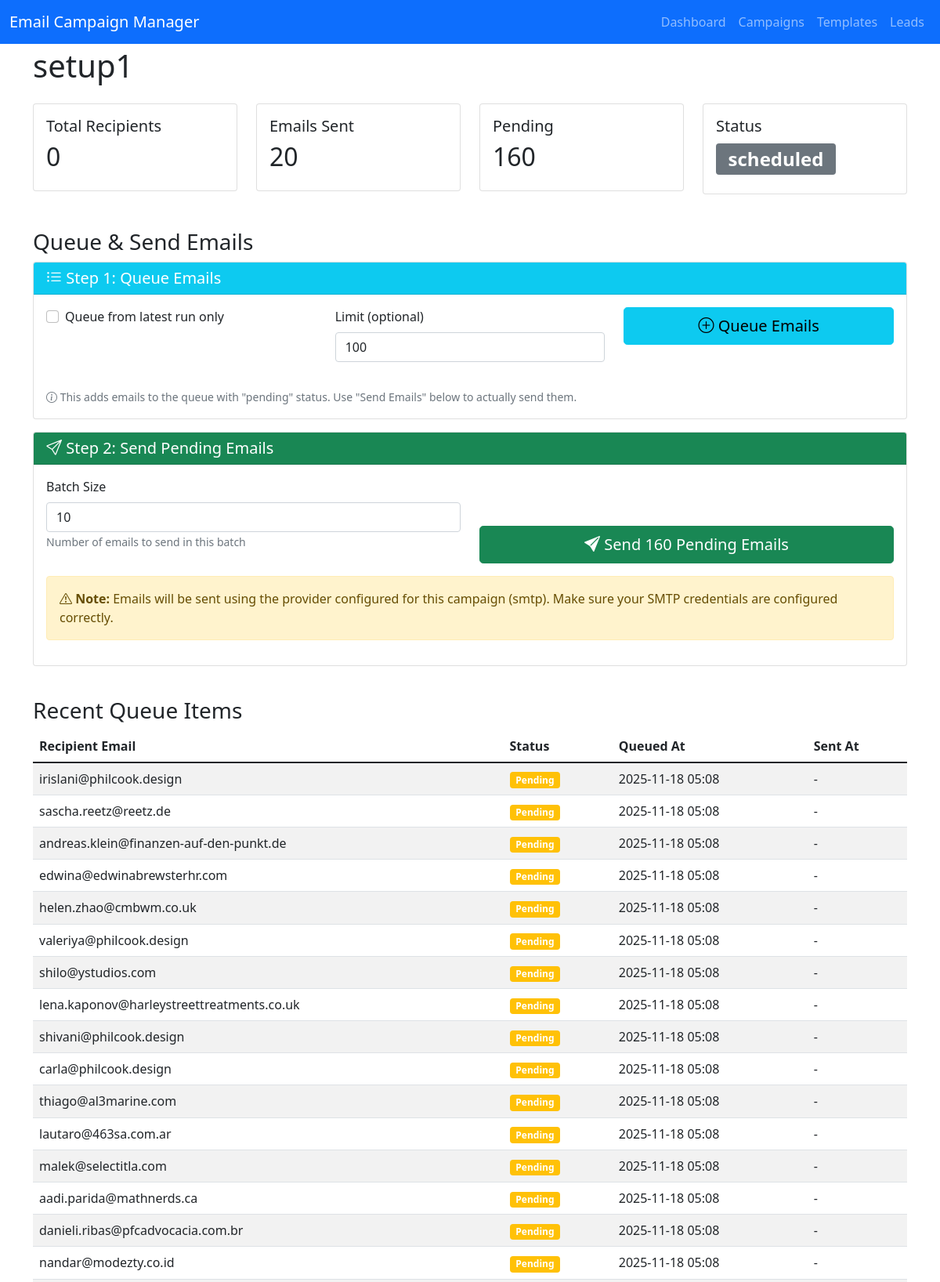
Page /campaigns/1 (upper part) on the committed database.
### database/models/email_campaigns.py (models this page shows, shortened)
class EmailCampaign(BaseModel):
    __tablename__ = 'email_campaigns'
    name = Column(String(255), nullable=False)
    description = Column(Text, nullable=True)
    status = Column(String(50), nullable=False, default='draft', index=True)
    template_id = Column(Integer, ForeignKey('email_templates.id'), nullable=True)
    template = relationship('EmailTemplate', back_populates='campaigns', foreign_keys=[template_id])
    target_filters = Column(JSON, nullable=True)  # e.g., {"country": "India", "source": "apify"}
    scheduled_at = Column(DateTime, nullable=True)
    started_at = Column(DateTime, nullable=True)
    completed_at = Column(DateTime, nullable=True)
    follow_up_enabled = Column(Boolean, default=False)
    follow_up_delay_days = Column(Integer, default=3)  # Days after initial email
    follow_up_template_id = Column(Integer, ForeignKey('email_templates.id'), nullable=True)
    sender_name = Column(String(255), nullable=True)
    sender_email = Column(String(255), nullable=True)
    reply_to = Column(String(255), nullable=True)
    email_provider = Column(String(50), nullable=False, default='smtp')  # smtp, sendgrid, aws_ses
    smtp_host = Column(String(255), nullable=True)
    smtp_port = Column(Integer, nullable=True)
    smtp_username = Column(String(255), nullable=True)
    smtp_password = Column(String(255), nullable=True)  # Should be encrypted in production
    attachments = Column(JSON, nullable=True)
    total_recipients = Column(Integer, default=0)
    emails_sent = Column(Integer, default=0)
    emails_delivered = Column(Integer, default=0)
    emails_opened = Column(Integer, default=0)
    emails_clicked = Column(Integer, default=0)
    emails_failed = Column(Integer, default=0)
    emails_bounced = Column(Integer, default=0)
    emails_replied = Column(Integer, default=0)
    send_rate_limit = Column(Integer, default=100)  # Emails per hour
    meta_data = Column('metadata', JSON, nullable=True)  # Using 'metadata' as DB column name, 'meta_data' as Python attr
    queue_items = relationship('EmailQueue', back_populates='campaign', cascade='all, delete-orphan')
    tracking_events = relationship('EmailTracking', back_populates='campaign')

### database/models/email_queue.py (models this page shows, shortened)
class EmailQueue(BaseModel):
    __tablename__ = 'email_queue'
    campaign_id = Column(Integer, ForeignKey('email_campaigns.id'), nullable=False, index=True)
    campaign = relationship('EmailCampaign', back_populates='queue_items')
    lead_id = Column(Integer, ForeignKey('sales_leads.id'), nullable=False, index=True)
    lead = relationship('SalesLead')
    recipient_email = Column(String(255), nullable=False, index=True)
    recipient_name = Column(String(255), nullable=True)
    sender_email = Column(String(255), nullable=False)
    sender_name = Column(String(255), nullable=True)
    subject = Column(String(500), nullable=False)
    body_html = Column(Text, nullable=True)
    body_text = Column(Text, nullable=False)
    scheduled_at = Column(DateTime, nullable=False, default=datetime.utcnow, index=True)
    sent_at = Column(DateTime, nullable=True)
    status = Column(String(50), nullable=False, default='pending', index=True)
    email_type = Column(String(50), default='initial')  # initial, follow_up
    parent_email_id = Column(Integer, ForeignKey('email_queue.id'), nullable=True)  # For follow-ups
    retry_count = Column(Integer, default=0)
    max_retries = Column(Integer, default=3)
    last_error = Column(Text, nullable=True)
    provider = Column(String(50), nullable=True)  # smtp, sendgrid, ses, etc.
    provider_message_id = Column(String(255), nullable=True, index=True)
    variables = Column(JSON, nullable=True)  # Variables used for rendering
    meta_data = Column('metadata', JSON, nullable=True)  # Using 'metadata' as DB column name, 'meta_data' as Python attr
    attachments = Column(JSON, nullable=True)
    tracking_events = relationship('EmailTracking', back_populates='email')

### web_ui/app.py (the view)
@app.route('/campaigns/<int:campaign_id>')
def campaign_detail(campaign_id):
    session = get_session()
    try:
        campaign = session.query(EmailCampaign).filter(
            EmailCampaign.id == campaign_id,
            EmailCampaign.is_deleted == False
        ).first()
        if not campaign:
            flash('Campaign not found', 'danger')
            return redirect(url_for('campaigns'))
        manager = CampaignManager(session=session)
        stats = manager.get_campaign_stats(campaign_id)
        queue_items = session.query(EmailQueue).filter(
            EmailQueue.campaign_id == campaign_id
        ).order_by(EmailQueue.created_at.desc()).limit(50).all()
        pending_count = session.query(EmailQueue).filter(
            EmailQueue.campaign_id == campaign_id,
            EmailQueue.status == 'pending'
        ).count()
        stats['id'] = campaign_id
        stats['emails_pending'] = pending_count
        return render_template(
            'campaign_detail.html',
            stats=stats,
            queue_items=queue_items,
            campaign=campaign
        )
    finally:
        session.close()

### database/session.py (called while the page is built)
def get_session():
    return SessionLocal()

### web_ui/templates/campaign_detail.html (shortened to what this page needs)
{% extends "base.html" %}
{% block content %}
<h1>{{ stats.name }}</h1>
<div class="row mt-4">
    <div class="col-md-3">
        <div class="card stat-card">
            <div class="card-body">
                <h5 class="card-title">Total Recipients</h5>
                <h2>{{ stats.total_recipients or 0 }}</h2>
            </div>
        </div>
    </div>
    <div class="col-md-3">
        <div class="card stat-card">
            <div class="card-body">
                <h5 class="card-title">Emails Sent</h5>
                <h2>{{ stats.emails_sent or 0 }}</h2>
            </div>
        </div>
    </div>
    <div class="col-md-3">
        <div class="card stat-card">
            <div class="card-body">
                <h5 class="card-title">Pending</h5>
                <h2>{{ stats.emails_pending or 0 }}</h2>
            </div>
        </div>
    </div>
    <div class="col-md-3">
        <div class="card stat-card">
            <div class="card-body">
                <h5 class="card-title">Status</h5>
                <h2><span class="badge bg-secondary">{{ stats.status }}</span></h2>
            </div>
        </div>
    </div>
</div>
<div class="row mt-4">
    <div class="col-md-12">
        <h3>Queue & Send Emails</h3>
        <div class="card mb-3">
            <div class="card-header bg-info text-white">
                <h5 class="mb-0"><i class="bi bi-list-ul"></i> Step 1: Queue Emails</h5>
            </div>
            <div class="card-body">
                <form method="POST" action="/campaigns/{{ campaign.id }}/queue" class="mb-3">
                    <div class="row">
                        <div class="col-md-4">
                            <div class="form-check mb-3">
                                <input type="checkbox" class="form-check-input" id="from_latest_run" name="from_latest_run">
                                <label class="form-check-label" for="from_latest_run">
                                    Queue from latest run only
                                </label>
                            </div>
                        </div>
                        <div class="col-md-4">
                            <div class="mb-3">
                                <label for="limit" class="form-label">Limit (optional)</label>
                                <input type="number" class="form-control" id="limit" name="limit" value="100" min="1">
                            </div>
                        </div>
                        <div class="col-md-4">
                            <button type="submit" class="btn btn-info btn-lg w-100">
                                <i class="bi bi-plus-circle"></i> Queue Emails
                            </button>
                        </div>
                    </div>
                </form>
                <small class="text-muted">
                    <i class="bi bi-info-circle"></i> This adds emails to the queue with "pending" status.
                    Use "Send Emails" below to actually send them.
                </small>
            </div>
        </div>
        <div class="card mb-3">
            <div class="card-header bg-success text-white">
                <h5 class="mb-0"><i class="bi bi-send"></i> Step 2: Send Pending Emails</h5>
            </div>
            <div class="card-body">
                <form method="POST" action="/campaigns/{{ campaign.id }}/send" class="mb-3">
                    <div class="row">
                        <div class="col-md-6">
                            <div class="mb-3">
                                <label for="batch_size" class="form-label">Batch Size</label>
                                <input type="number" class="form-control" id="batch_size" name="batch_size" value="10" min="1" max="50">
                                <small class="form-text text-muted">Number of emails to send in this batch</small>
                            </div>
                        </div>
                        <div class="col-md-6 d-flex align-items-end">
                            <button type="submit" class="btn btn-success btn-lg w-100">
                                <i class="bi bi-send-fill"></i> Send {{ stats.emails_pending or 0 }} Pending Emails
                            </button>
                        </div>
                    </div>
                </form>
                <div class="alert alert-warning">
                    <i class="bi bi-exclamation-triangle"></i> <strong>Note:</strong>
                    Emails will be sent using the provider configured for this campaign ({{ campaign.email_provider or 'SMTP' }}).
                    Make sure your SMTP credentials are configured correctly.
                </div>
            </div>
        </div>
    </div>
</div>
<div class="row mt-4">
    <div class="col-md-12">
        <h3>Recent Queue Items</h3>
        <table class="table table-striped">
            <thead>
                <tr>
                    <th>Recipient Email</th>
                    <th>Status</th>
                    <th>Queued At</th>
                    <th>Sent At</th>
                </tr>
            </thead>
            <tbody>
                {% for item in queue_items %}
                <tr>
                    <td>{{ item.recipient_email }}</td>
                    <td>
                        {% if item.status == 'sent' %}
                        <span class="badge bg-success">Sent</span>
                        {% elif item.status == 'pending' %}
                        <span class="badge bg-warning">Pending</span>
                        {% elif item.status == 'failed' %}
                        <span class="badge bg-danger">Failed</span>
                        {% else %}
                        <span class="badge bg-secondary">{{ item.status }}</span>
                        {% endif %}
                    </td>
                    <td>{{ item.created_at.strftime('%Y-%m-%d %H:%M') if item.created_at else '-' }}</td>
                    <td>{{ item.sent_at.strftime('%Y-%m-%d %H:%M') if item.sent_at else '-' }}</td>
                </tr>
                {% else %}
                <tr>
                    <td colspan="4" class="text-center text-muted">No queue items yet. Queue emails to start sending.</td>
                </tr>
                {% endfor %}
            </tbody>
        </table>
    </div>
</div>
{% endblock %}

### web_ui/templates/base.html (style rules this page uses)
body { padding-top: 60px; }
.stat-card { margin-bottom: 20px; }

### rows in the picture
EmailCampaign: name "setup1", status "scheduled", email_provider "smtp"
EmailQueue: recipient_email "irislani@philcook.design", status "Pending", created_at "2025-11-18 05:08", sent_at "-"
EmailQueue: recipient_email "sascha.reetz@reetz.de", status "Pending", created_at "2025-11-18 05:08", sent_at "-"
EmailQueue: recipient_email "andreas.klein@finanzen-auf-den-punkt.de", status "Pending", created_at "2025-11-18 05:08", sent_at "-"
EmailQueue: recipient_email "edwina@edwinabrewsterhr.com", status "Pending", created_at "2025-11-18 05:08", sent_at "-"
EmailQueue: recipient_email "helen.zhao@cmbwm.co.uk", status "Pending", created_at "2025-11-18 05:08", sent_at "-"
EmailQueue: recipient_email "valeriya@philcook.design", status "Pending", created_at "2025-11-18 05:08", sent_at "-"
EmailQueue: recipient_email "shilo@ystudios.com", status "Pending", created_at "2025-11-18 05:08", sent_at "-"
EmailQueue: recipient_email "lena.kaponov@harleystreettreatments.co.uk", status "Pending", created_at "2025-11-18 05:08", sent_at "-"
EmailQueue: recipient_email "shivani@philcook.design", status "Pending", created_at "2025-11-18 05:08", sent_at "-"
EmailQueue: recipient_email "carla@philcook.design", status "Pending", created_at "2025-11-18 05:08", sent_at "-"
EmailQueue: recipient_email "thiago@al3marine.com", status "Pending", created_at "2025-11-18 05:08", sent_at "-"
EmailQueue: recipient_email "lautaro@463sa.com.ar", status "Pending", created_at "2025-11-18 05:08", sent_at "-"
EmailQueue: recipient_email "malek@selectitla.com", status "Pending", created_at "2025-11-18 05:08", sent_at "-"
EmailQueue: recipient_email "aadi.parida@mathnerds.ca", status "Pending", created_at "2025-11-18 05:08", sent_at "-"
EmailQueue: recipient_email "danieli.ribas@pfcadvocacia.com.br", status "Pending", created_at "2025-11-18 05:08", sent_at "-"
EmailQueue: recipient_email "nandar@modezty.co.id", status "Pending", created_at "2025-11-18 05:08", sent_at "-"

### other values in the picture
{{ stats.total_recipients or 0 }} "0"
{{ stats.emails_sent or 0 }} "20"
{{ stats.emails_pending or 0 }} "160"
